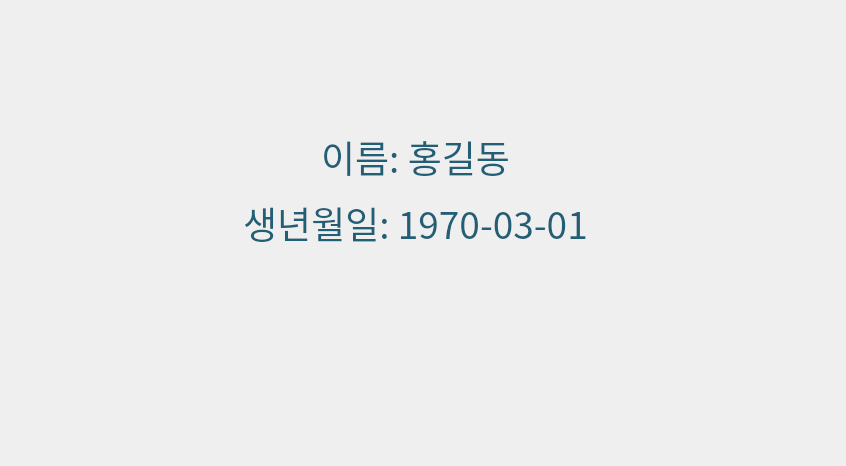
<?xml version="1.0" encoding="UTF-8"?>
<ui version="4.0">
 <class>Dialog</class>
 <widget class="QDialog" name="Dialog">
  <property name="windowModality">
   <enum>Qt::WindowModality::ApplicationModal</enum>
  </property>
  <property name="geometry">
   <rect>
    <x>0</x>
    <y>0</y>
    <width>846</width>
    <height>466</height>
   </rect>
  </property>
  <property name="windowTitle">
   <string>Dialog</string>
  </property>
  <widget class="QLabel" name="label_bg">
   <property name="geometry">
    <rect>
     <x>0</x>
     <y>0</y>
     <width>846</width>
     <height>466</height>
    </rect>
   </property>
   <property name="font">
    <font>
     <pointsize>1</pointsize>
    </font>
   </property>
   <property name="styleSheet">
    <string notr="true">QLabel{
	image : url(./ui/images/subject_locale/bg_dlg_subject_confirm.png);
}</string>
   </property>
   <property name="text">
    <string/>
   </property>
  </widget>
  <widget class="QPushButton" name="pb_close">
   <property name="geometry">
    <rect>
     <x>470</x>
     <y>330</y>
     <width>320</width>
     <height>100</height>
    </rect>
   </property>
   <property name="styleSheet">
    <string notr="true">QPushButton{
	background-image : url(./ui/images/common_locale/btn_dlg_close.png);
	border : 0px;
}

QPushButton::hover{
	background-image : url(./ui/images/common_locale/btn_dlg_close_over.png);
	border : 0px;
}</string>
   </property>
   <property name="text">
    <string/>
   </property>
  </widget>
  <widget class="QPushButton" name="pb_next">
   <property name="geometry">
    <rect>
     <x>50</x>
     <y>330</y>
     <width>320</width>
     <height>100</height>
    </rect>
   </property>
   <property name="styleSheet">
    <string notr="true">QPushButton{
	background-image : url(./ui/images/common_locale/btn_dlg_start.png);
	border : 0px;
}

QPushButton::hover{
	background-image : url(./ui/images/common_locale/btn_dlg_start_over.png);
	border : 0px;
}</string>
   </property>
   <property name="text">
    <string/>
   </property>
  </widget>
  <widget class="QLabel" name="label_info">
   <property name="geometry">
    <rect>
     <x>170</x>
     <y>130</y>
     <width>491</width>
     <height>121</height>
    </rect>
   </property>
   <property name="font">
    <font>
     <family>맑은 고딕</family>
     <pointsize>28</pointsize>
     <italic>false</italic>
     <bold>false</bold>
    </font>
   </property>
   <property name="styleSheet">
    <string notr="true">QLabel{
	color : #205f76;
}</string>
   </property>
   <property name="text">
    <string>&lt;html&gt;&lt;head/&gt;&lt;body&gt;&lt;p align=&quot;center&quot;&gt;이름: 홍길동&lt;/p&gt;&lt;p align=&quot;center&quot;&gt;생년월일: 1970-03-01&lt;/p&gt;&lt;/body&gt;&lt;/html&gt;</string>
   </property>
   <property name="alignment">
    <set>Qt::AlignmentFlag::AlignHCenter|Qt::AlignmentFlag::AlignTop</set>
   </property>
   <property name="margin">
    <number>0</number>
   </property>
   <property name="indent">
    <number>0</number>
   </property>
  </widget>
 </widget>
 <resources/>
 <connections/>
</ui>
